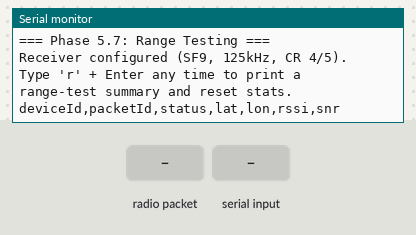
Bench run of a sketch on a simulated ESP32. Shown: the last lines printed to the serial monitor. The inputs (shaded band) are chosen by the test bench. No radio packets arrive unless stated.

Above: at 1.2 s.
1.3 s: radio packet "r" arrives
At 2.1 s:
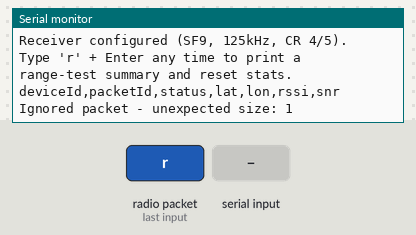
2.8 s: "r" received over Serial
At 3.5 s:
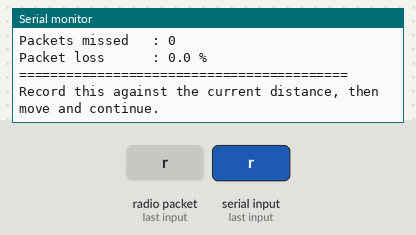

The sketch:

5.7_Receiver_RangeTest.ino
```cpp
/*
  ============================================================
  PHASE 5.6 -> 5.7 - Range Testing (Packet Loss + Signal Stats)
  ============================================================
  Purpose: Same as 5.6 receiver, plus tracks packet loss (using
  the packetId sequence number) and running RSSI/SNR stats, so
  a field range test can produce a clear "usable range" number
  instead of just a raw stream of packets.

  HOW TO USE FOR A RANGE TEST:
  1. Keep the transmitter fixed at one point.
  2. Walk/drive the receiver away in steps (25m, 50m, 100m...).
  3. At each distance, let ~20-30 packets arrive, then send 'r'
     over Serial (type "r" + Enter in Serial Monitor) to print
     a summary and reset the stats for the next distance.
  4. Record distance, avg RSSI, avg SNR, and loss% in a table.

  Board: ESP32 (SECOND unit - the base station)
  Wiring: identical to transmitter's LoRa wiring
  ============================================================
*/

#include <SPI.h>
#include <LoRa.h>

#define SS_PIN    5
#define RST_PIN   14
#define DIO0_PIN  26

#define LORA_FREQUENCY 433E6   // must match transmitter

enum WorkerStatus : uint8_t {
  STATUS_NORMAL = 0,
  STATUS_SOS    = 1,
  STATUS_FALL   = 2
};

struct __attribute__((packed)) DataPacket {
  uint8_t  header;
  uint8_t  deviceId;
  uint16_t packetId;
  uint8_t  status;
  float    latitude;
  float    longitude;
};

// ---------------- Range test stats ----------------
uint16_t lastPacketId = 0;
bool     haveLastId = false;

unsigned long packetsReceived = 0;
unsigned long packetsMissed   = 0;

long   rssiSum = 0;
float  snrSum  = 0;
unsigned long statsCount = 0;

void setup() {
  Serial.begin(115200);
  while (!Serial) { ; }

  Serial.println();
  Serial.println(F("=== Phase 5.7: Range Testing ==="));

  SPI.begin(18, 19, 23, SS_PIN);
  LoRa.setPins(SS_PIN, RST_PIN, DIO0_PIN);

  if (!LoRa.begin(LORA_FREQUENCY)) {
    Serial.println(F("LoRa init FAILED. Check wiring/frequency."));
    while (true) { delay(1000); }
  }

  LoRa.setSpreadingFactor(9);
  LoRa.setSignalBandwidth(125E3);
  LoRa.setCodingRate4(5);

  Serial.println(F("Receiver configured (SF9, 125kHz, CR 4/5)."));
  Serial.println(F("Type 'r' + Enter any time to print a range-test summary and reset stats."));
  Serial.println(F("deviceId,packetId,status,lat,lon,rssi,snr"));
}

void loop() {
  // Allow the tester to request a summary at any time
  if (Serial.available() > 0) {
    char c = Serial.read();
    if (c == 'r' || c == 'R') {
      printSummary();
      resetStats();
    }
  }

  int packetSize = LoRa.parsePacket();
  if (packetSize == 0) return;

  if (packetSize != sizeof(DataPacket)) {
    Serial.print(F("Ignored packet - unexpected size: "));
    Serial.println(packetSize);
    while (LoRa.available()) LoRa.read();
    return;
  }

  DataPacket pkt;
  LoRa.readBytes((uint8_t*)&pkt, sizeof(pkt));

  int rssi = LoRa.packetRssi();
  float snr = LoRa.packetSnr();

  if (pkt.header != 0xAA) {
    Serial.println(F("Dropped: bad header (corrupted packet)."));
    return;
  }

  // ---- packet loss tracking ----
  if (haveLastId) {
    uint16_t expected = lastPacketId + 1;
    if (pkt.packetId > expected) {
      packetsMissed += (pkt.packetId - expected);
    }
    // if pkt.packetId <= lastPacketId, assume a transmitter reset - don't count as loss
  }
  lastPacketId = pkt.packetId;
  haveLastId = true;
  packetsReceived++;

  // ---- signal stats ----
  rssiSum += rssi;
  snrSum  += snr;
  statsCount++;

  String statusText = "NORMAL";
  if (pkt.status == STATUS_SOS)  statusText = "SOS";
  if (pkt.status == STATUS_FALL) statusText = "FALL";

  Serial.print(pkt.deviceId);   Serial.print(',');
  Serial.print(pkt.packetId);   Serial.print(',');
  Serial.print(statusText);     Serial.print(',');
  Serial.print(pkt.latitude, 6);  Serial.print(',');
  Serial.print(pkt.longitude, 6); Serial.print(',');
  Serial.print(rssi);           Serial.print(',');
  Serial.println(snr);

  if (pkt.status == STATUS_SOS)  Serial.println(F("  !!! SOS ALERT - WORKER NEEDS HELP !!!"));
  if (pkt.status == STATUS_FALL) Serial.println(F("  !!! FALL DETECTED - WORKER MAY BE DOWN !!!"));
}

void printSummary() {
  float lossPercent = 0;
  unsigned long totalExpected = packetsReceived + packetsMissed;
  if (totalExpected > 0) {
    lossPercent = (packetsMissed * 100.0) / totalExpected;
  }

  Serial.println();
  Serial.println(F("========== RANGE TEST SUMMARY =========="));
  Serial.print(F("Packets received : ")); Serial.println(packetsReceived);
  Serial.print(F("Packets missed   : ")); Serial.println(packetsMissed);
  Serial.print(F("Packet loss      : ")); Serial.print(lossPercent, 1); Serial.println(F(" %"));

  if (statsCount > 0) {
    Serial.print(F("Avg RSSI         : ")); Serial.print(rssiSum / (float)statsCount, 1); Serial.println(F(" dBm"));
    Serial.print(F("Avg SNR          : ")); Serial.print(snrSum / statsCount, 1); Serial.println(F(" dB"));
  }
  Serial.println(F("=========================================="));
  Serial.println(F("Record this against the current distance, then move and continue."));
  Serial.println();
}

void resetStats() {
  packetsReceived = 0;
  packetsMissed   = 0;
  rssiSum = 0;
  snrSum  = 0;
  statsCount = 0;
  haveLastId = false;
}
```

Measured:
- after the input at 1.3 s, the serial monitor: prints a new line at once (image 1)
- after the input at 2.8 s, the serial monitor: prints a new line at once (image 2)
